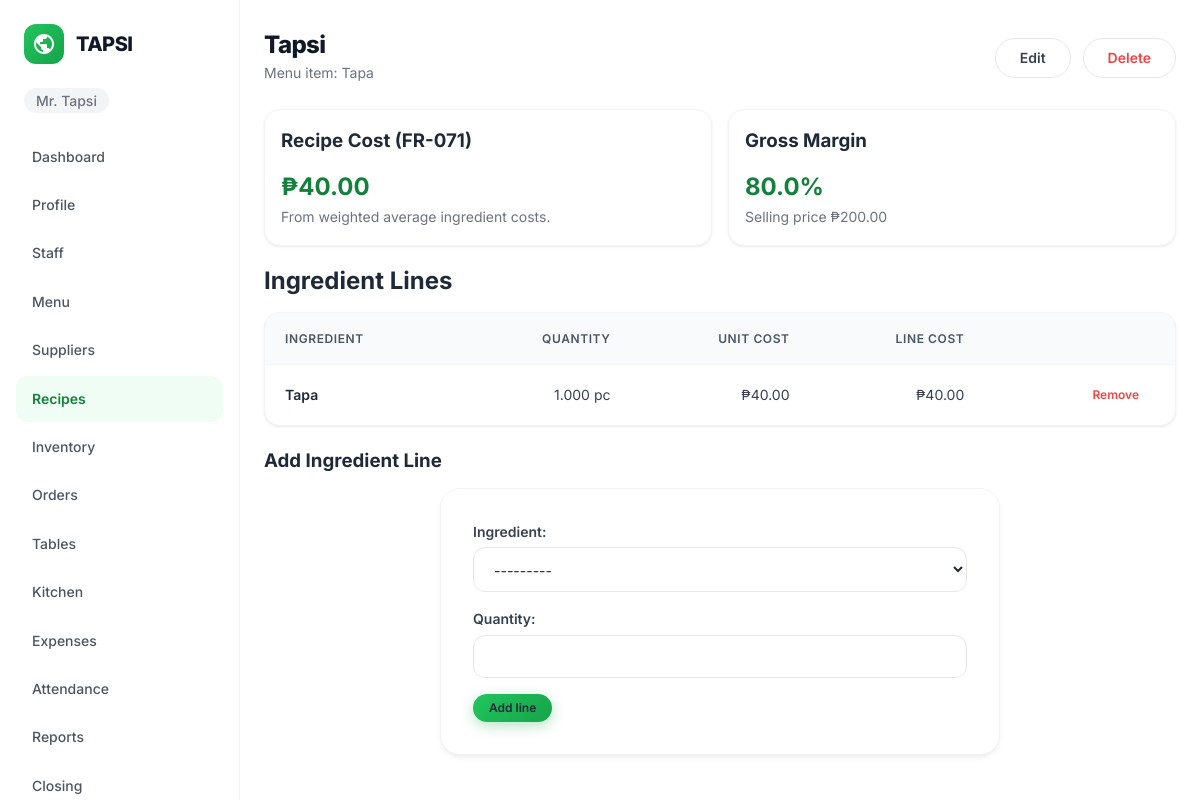
The page /recipes/3/ (signed in) on the database its author committed.
### accounts/models.py (models this page shows, shortened)
class User(AbstractUser):
    class Role(models.TextChoices):
        OWNER = "OWNER", "Owner"
        MANAGER = "MANAGER", "Manager"
        CASHIER = "CASHIER", "Cashier"
        KITCHEN = "KITCHEN", "Kitchen"
    username = models.CharField(max_length=254, unique=True, editable=False)
    email = models.EmailField(unique=True)
    restaurant = models.ForeignKey(Restaurant, on_delete=models.PROTECT, related_name="users", null=True, blank=True)
    role = models.CharField(max_length=10, choices=Role.choices, default=Role.CASHIER)
    phone = models.CharField(max_length=30, blank=True, validators=[RegexValidator(r"^[0-9+() -]*$", "Enter a valid phone number.")])
    avatar = models.FileField(upload_to="avatars/", blank=True)
    must_change_password = models.BooleanField(default=False)
    failed_login_count = models.PositiveSmallIntegerField(default=0)
    locked_until = models.DateTimeField(null=True, blank=True)
    pending_email = models.EmailField(blank=True)
    is_deleted = models.BooleanField(default=False)
    deleted_at = models.DateTimeField(null=True, blank=True)
    USERNAME_FIELD = "email"
    REQUIRED_FIELDS: list[str] = []
    objects = UserManager()
    class Meta:
        indexes = [
            models.Index(fields=["restaurant", "role"]),
            models.Index(fields=["restaurant", "is_active", "is_deleted"]),
        ]

class Restaurant(models.Model):
    name = models.CharField(max_length=150)
    address = models.TextField(blank=True)
    contact_number = models.CharField(max_length=30, blank=True)
    tin = models.CharField(max_length=30, blank=True)
    is_vat_registered = models.BooleanField(default=False)
    receipt_footer = models.CharField(max_length=255, blank=True)
    timezone = models.CharField(max_length=50, default="Asia/Manila", editable=False)
    created_at = models.DateTimeField(auto_now_add=True)

### recipes/models.py (models this page shows, shortened)
class Recipe(models.Model):
    restaurant_id = models.PositiveIntegerField(db_index=True)
    menu_item = models.ForeignKey(
        "menu.MenuItem",
        on_delete=models.CASCADE,
        null=True,
        blank=True,
        related_name="recipes",
    )
    addon = models.ForeignKey(
        "menu.AddOn",
        on_delete=models.CASCADE,
        null=True,
        blank=True,
        related_name="recipes",
    )
    name = models.CharField(max_length=160, blank=True)
    created_at = models.DateTimeField(auto_now_add=True)
    updated_at = models.DateTimeField(auto_now=True)
    class Meta:
        ordering = ("-updated_at",)
    @property
    def target(self):
        return self.menu_item or self.addon
    @property
    def cost(self):
        return sum(
            (line.ingredient.average_unit_cost * line.quantity for line in self.lines.all()),
            Decimal("0"),
        )
    @property
    def margin(self):
        target = self.target
        if not target:
            return None
        price = Decimal(target.price)
        if price <= 0:
            return None
        return ((price - self.cost) / price) * Decimal("100")

class RecipeIngredient(models.Model):
    recipe = models.ForeignKey(
        Recipe,
        on_delete=models.CASCADE,
        related_name="lines",
    )
    ingredient = models.ForeignKey(
        "inventory.Ingredient",
        on_delete=models.PROTECT,
        related_name="recipe_lines",
    )
    quantity = models.DecimalField(
        max_digits=12,
        decimal_places=3,
        validators=[MinValueValidator(0.001)],
    )
    class Meta:
        unique_together = ("recipe", "ingredient")
        ordering = ("id",)
    @property
    def line_cost(self):
        return self.ingredient.average_unit_cost * self.quantity

### menu/models.py (models this page shows, shortened)
class MenuItem(models.Model):
    restaurant_id = models.PositiveIntegerField(db_index=True)
    category = models.ForeignKey(
        Category,
        on_delete=models.SET_NULL,
        null=True,
        blank=True,
        related_name="items",
    )
    name = models.CharField(max_length=120)
    description = models.TextField(blank=True)
    price = models.DecimalField(
        max_digits=12,
        decimal_places=2,
        validators=[MinValueValidator(0)],
    )
    prep_minutes = models.SmallIntegerField(default=10)
    is_available = models.BooleanField(default=True)
    image = models.ImageField(upload_to="menu_images/", blank=True)
    is_deleted = models.BooleanField(default=False)
    deleted_at = models.DateTimeField(null=True, blank=True)
    created_at = models.DateTimeField(auto_now_add=True)
    updated_at = models.DateTimeField(auto_now=True)
    class Meta:
        ordering = ("name",)

### inventory/models.py (models this page shows, shortened)
class Ingredient(models.Model):
    class UnitOfMeasure(models.TextChoices):
        GRAM = "g", "Gram (g)"
        KILOGRAM = "kg", "Kilogram (kg)"
        MILLILITER = "ml", "Milliliter (ml)"
        LITER = "L", "Liter (L)"
        PIECE = "pc", "Piece (pc)"
        PACK = "pack", "Pack"
    restaurant_id = models.PositiveIntegerField(db_index=True)
    name = models.CharField(max_length=100)
    unit_of_measure = models.CharField(
        max_length=10,
        choices=UnitOfMeasure.choices,
        default=UnitOfMeasure.PIECE,
    )
    minimum_stock = models.DecimalField(
        max_digits=12,
        decimal_places=2,
        default=0,
        validators=[MinValueValidator(0)],
    )
    average_unit_cost = models.DecimalField(
        max_digits=12,
        decimal_places=2,
        default=0,
        validators=[MinValueValidator(0)],
    )
    default_supplier_id = models.PositiveIntegerField(null=True, blank=True)
    is_deleted = models.BooleanField(default=False)
    deleted_at = models.DateTimeField(null=True, blank=True)
    created_at = models.DateTimeField(auto_now_add=True)
    updated_at = models.DateTimeField(auto_now=True)
    class Meta:
        ordering = ("name",)
    def __str__(self):
        return self.name

### recipes/views.py (the view)
# urls.py: path("<int:pk>/", views.recipe_detail, name="recipe_detail"),
@user_passes_test(_is_manager_or_above)
def recipe_detail(request, pk):
    rid = _restaurant_id(request.user)
    recipe = get_object_or_404(Recipe, pk=pk, restaurant_id=rid)
    line_form = RecipeIngredientForm(restaurant_id=rid)
    return render(request, "recipes/recipe_detail.html", {
        "recipe": recipe,
        "line_form": line_form,
    })

### templates/recipes/recipe_detail.html (shortened to what this page needs)
{% extends 'base.html' %}
{% block content %}
<div class="page-heading">
    <div>
        <h1>{{ recipe.name }}</h1>
        <p style="color: var(--gray-500); font-size: var(--font-size-sm); margin-top: var(--space-1);">
            {% if recipe.menu_item %}Menu item: {{ recipe.menu_item.name }}{% else %}Add-on: {{ recipe.addon.name }}{% endif %}
        </p>
    </div>
    <div style="display: flex; gap: var(--space-3);">
        <a class="btn btn-secondary" href="{% url 'recipes:recipe_edit' recipe.pk %}">Edit</a>
        <form method="post" action="{% url 'recipes:recipe_delete' recipe.pk %}" onsubmit="return confirm('Delete recipe \'{{ recipe.name }}\'?');">
            <button type="submit" class="btn btn-secondary" style="color: var(--color-error);">Delete</button>
        </form>
    </div>
</div>
<div style="display: grid; grid-template-columns: 1fr 1fr; gap: var(--space-4); margin-bottom: var(--space-4);">
    <div class="table-card" style="padding: var(--space-4);">
        <h3 style="margin-bottom: var(--space-3);">Recipe Cost (FR-071)</h3>
        <p style="font-size: var(--font-size-2xl); font-weight: 700; color: var(--tapsi-700);">₱{{ recipe.cost|floatformat:2 }}</p>
        <p style="color: var(--gray-500); font-size: var(--font-size-sm);">From weighted average ingredient costs.</p>
    </div>
    <div class="table-card" style="padding: var(--space-4);">
        <h3 style="margin-bottom: var(--space-3);">Gross Margin</h3>
        <p style="font-size: var(--font-size-2xl); font-weight: 700; color: var(--tapsi-700);">
            {% if recipe.margin is None %}—{% else %}{{ recipe.margin|floatformat:1 }}%{% endif %}
        </p>
        <p style="color: var(--gray-500); font-size: var(--font-size-sm);">
            {% if recipe.menu_item %}Selling price ₱{{ recipe.menu_item.price|floatformat:2 }}{% else %}Selling price ₱{{ recipe.addon.price|floatformat:2 }}{% endif %}
        </p>
    </div>
</div>
<h2 style="margin-bottom: var(--space-3);">Ingredient Lines</h2>
<div class="table-card">
    <table>
        <thead>
            <tr>
                <th>Ingredient</th>
                <th style="text-align: right;">Quantity</th>
                <th style="text-align: right;">Unit Cost</th>
                <th style="text-align: right;">Line Cost</th>
                <th></th>
            </tr>
        </thead>
        <tbody>
            {% for line in recipe.lines.all %}
            <tr>
                <td>{{ line.ingredient.name }}</td>
                <td style="text-align: right;">{{ line.quantity }} {{ line.ingredient.unit_of_measure }}</td>
                <td style="text-align: right;">₱{{ line.ingredient.average_unit_cost|floatformat:2 }}</td>
                <td style="text-align: right;">₱{{ line.line_cost|floatformat:2 }}</td>
                <td style="text-align: right;">
                    <form method="post" action="{% url 'recipes:recipe_line_remove' recipe.pk line.pk %}" style="display: inline;">
                        <button type="submit" class="btn btn-ghost btn-sm" style="color: var(--color-error);">Remove</button>
                    </form>
                </td>
            </tr>
            {% empty %}
            <tr><td colspan="5" class="empty-state"><h3>No ingredient lines</h3></td></tr>
            {% endfor %}
        </tbody>
    </table>
</div>
<h3 style="margin: var(--space-5) 0 var(--space-3);">Add Ingredient Line</h3>
<div class="form-card" style="max-width: 560px;">
    <form method="post" action="{% url 'recipes:recipe_line_add' recipe.pk %}" novalidate>
        {% for field in line_form %}
        <div class="field">
            {{ field.label_tag }}
            {{ field }}
        </div>
        {% endfor %}
        <button type="submit" class="btn btn-primary btn-sm">Add line</button>
    </form>
</div>
{% endblock %}

### templates/base.html (shortened to what this page needs)
{% load static %}
<!doctype html>
<html lang="en">
<head>
    <link rel="stylesheet" href="{% static 'css/design/tokens.css' %}">
    <link rel="stylesheet" href="{% static 'css/design/components.css' %}">
    <link rel="stylesheet" href="{% static 'css/app.css' %}">
</head>
<body>
    {% if user.is_authenticated %}
    <aside class="sidebar">
        <a class="navbar-logo" href="{% url 'dashboard' %}">
            <div class="navbar-logo-icon">
            </div>
            <span class="navbar-logo-text">TAPSI</span>
        </a>
        <div class="sidebar-restaurant"><span class="nav-restaurant-name">{{ user.restaurant.name }}</span></div>
        <nav class="sidebar-nav">
            <ul class="sidebar-links">
                <li><a href="{% url 'dashboard' %}" class="{% if request.resolver_match.url_name == 'dashboard' %}active{% endif %}">Dashboard</a></li>
                <li><a href="{% url 'accounts:profile' %}" class="{% if request.resolver_match.url_name == 'profile' %}active{% endif %}">Profile</a></li>
                {% if user.role == 'OWNER' or user.role == 'MANAGER' %}
                <li><a href="{% url 'accounts:staff_list' %}" class="{% if request.resolver_match.url_name == 'staff_list' or request.resolver_match.url_name == 'create_staff' %}active{% endif %}">Staff</a></li>
                <li><a href="{% url 'menu:menu_list' %}" class="{% if 'menu' in request.resolver_match.app_name %}active{% endif %}">Menu</a></li>
                <li><a href="{% url 'suppliers:supplier_list' %}" class="{% if 'suppliers' in request.resolver_match.app_name %}active{% endif %}">Suppliers</a></li>
                <li><a href="{% url 'recipes:recipe_list' %}" class="{% if 'recipes' in request.resolver_match.app_name %}active{% endif %}">Recipes</a></li>
                {% endif %}
                <li><a href="{% url 'inventory:ingredient_list' %}" class="{% if 'inventory' in request.resolver_match.app_name %}active{% endif %}">Inventory</a></li>
                <li><a href="{% url 'orders:order_list' %}" class="{% if 'orders' in request.resolver_match.app_name and request.resolver_match.url_name != 'table_list' %}active{% endif %}">Orders</a></li>
                <li><a href="{% url 'orders:table_list' %}" class="">Tables</a></li>
                <li><a href="{% url 'orders:kitchen_queue' %}" class="{% if request.resolver_match.url_name == 'kitchen_queue' %}active{% endif %}">Kitchen</a></li>
                {% if user.role == 'OWNER' or user.role == 'MANAGER' or user.role == 'CASHIER' %}
                <li><a href="{% url 'expenses:expense_list' %}" class="{% if 'expenses' in request.resolver_match.app_name %}active{% endif %}">Expenses</a></li>
                {% endif %}
                <li><a href="{% url 'employees:attendance_list' %}" class="{% if 'employees' in request.resolver_match.app_name %}active{% endif %}">Attendance</a></li>
                {% if user.role == 'OWNER' or user.role == 'MANAGER' %}
                <li><a href="{% url 'reports:daily_sales' %}" class="{% if 'reports' in request.resolver_match.app_name %}active{% endif %}">Reports</a></li>
                <li><a href="{% url 'closing:closing_list' %}" class="{% if 'closing' in request.resolver_match.app_name %}active{% endif %}">Closing</a></li>
                {% endif %}
            </ul>
        </nav>
    </aside>
    {% endif %}
    <main class="{% if user.is_authenticated %}app-main{% endif %}">
        <div class="container">
            {% block content %}{% endblock %}
        </div>
    </main>
</body>
</html>

### rows shown on the page
User: restaurant.name "Mr. Tapsi"
Recipe: name "Tapsi", menu_item.name "Tapa", cost "40.00", margin "80.0", menu_item.price "200.00"
RecipeIngredient: ingredient.name "Tapa", quantity "1.000", ingredient.unit_of_measure "pc", ingredient.average_unit_cost "40.00", line_cost "40.00"

### other values the page prints
{{ field.label_tag }} "Ingredient:" "Quantity:"
